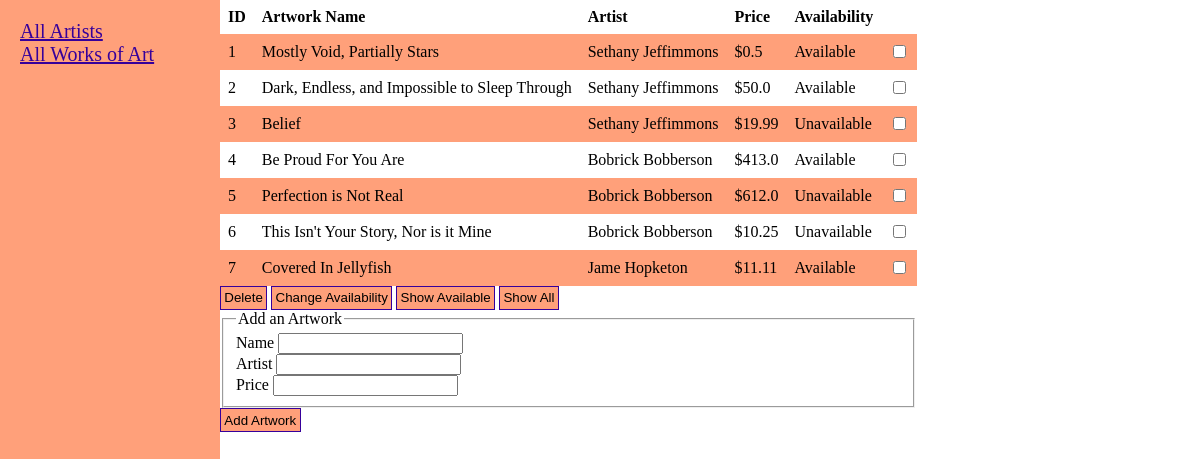
/addart, run on the app's committed database.
### Models.py (models this page shows, shortened)
class Art(Model):
    class Meta:
        database = db
        constraints = [SQL('UNIQUE(name COLLATE NOCASE)')]
    artist = ForeignKeyField(Artist)
    name = CharField()
    price = DoubleField()
    available = BooleanField(default=True)

class Artist(Model):
    class Meta:
        database = db
        constraints = [SQL('UNIQUE(name COLLATE NOCASE)')]
    name = CharField()
    email_address = CharField()

### routes.py (the view, shortened to what this page needs)
@app.route('/', methods=['GET', 'POST'])
@app.route('/art', methods=['GET', 'POST'])
@app.route('/addart', methods=['GET', 'POST'])
def addart():
    form = ArtInputForm()
    art_list = art.get_all_art()
    return render_template('add_art.html', title='AddArt', form=form, art_list=art_list)

### get_info.py
class ArtInputForm(FlaskForm):
    name = StringField('Name', validators=[DataRequired(), Length(max=50)])
    artist = StringField('Artist', validators=[DataRequired(), Length(max=50)])
    price = DecimalField('Price', validators=[DataRequired()])
    submit=SubmitField('Add Artwork')

### art.py (called while the page is built)
def get_all_art():
    query = Art.select()
    return list(query)

### templates/add_art.html (shortened to what this page needs)
{% extends "display_art.html" %}
{% block add_art %}
    <form method="POST" action="">
        <fieldset>
            <legend>Add an Artwork</legend>
            <div>
                {{ form.name.label() }}
                {% if form.name.errors %}
                    {{ form.name() }}
                    <div>
                        {% for error in form.name.errors %}
                            <span>{{ error }}</span>
                        {% endfor %}
                    </div>
                {% else %}
                    {{ form.name() }}
                {% endif %}
            </div>
            <div>
                {{ form.artist.label() }}
                {% if form.artist.errors %}
                    {{ form.artist() }}
                    <div>
                        {% for error in form.artist.errors %}
                            <span>{{ error }}</span>
                        {% endfor %}
                    </div>
                {% else %}
                    {{ form.artist() }}
                {% endif %}
            </div>
            <div>
                {{ form.price.label() }}
                {% if form.price.errors %}
                    {{ form.price() }}
                    <div>
                        {% for error in form.price.errors %}
                            <span>{{ error }}</span>
                        {% endfor %}
                    </div>
            {% else %}
                {{ form.price() }}
            {% endif %}
            </div>
        </fieldset>
        <div>
            {{ form.submit(class_="btn") }}
        </div>
   </form>
{% endblock add_art %}

### templates/display_art.html
{% extends "layout.html" %}
{% block content %}
    <form method="POST" action="/modify_art">
        <table>
            <tr>
                <th>ID</th>
                <th>Artwork Name</th>
                <th>Artist</th>
                <th>Price</th>
                <th>Availability</th>
            </tr>
            {% for art in art_list %}
                <tr>
                    <td>{{art.id}}</td>
                    <td>{{art.name}}</td>
                    <td>{{art.artist.name}}</td>
                    <td>${{art.price}}</td>
                    {% if art.available == True %}
                        <td>Available</td>
                    {% else %}
                        <td>Unavailable</td>
                    {% endif %}
                    <td> <input type="checkbox" value="{{art.id}}" name="selected"> </td>
                </tr>
            {% endfor %}
        </table>
        <button name="submit_button" value="delete" type="Submit"> Delete </button>
        <button value="change" name="submit_button" type="Submit"> Change Availability </button>
        <button name="submit_button" value="show_available" type="Submit"> Show Available </button>
        <button name="submit_button" value="show_all" type="Submit">Show All</button>
    </form>
{% block add_art %}{% endblock add_art %}
{% endblock content %}

### templates/layout.html (shortened to what this page needs)
<!DOCTYPE html>
<html>
    <head>
        <link rel="stylesheet" type="text/css" href="{{ url_for('static', filename='main.css') }}">
    </head>
    <body>
        <div class="page">
            <div class = "sidebar column">
                <div class="sidebar-link"><a href="{{ url_for('addartist') }}">All Artists</a></div>
                <div class="sidebar-link"><a href="{{ url_for('addart') }}">All Works of Art</a></div>
            </div>
            <div class="dummy-column column"> . </div>
            <div class="content column">
                {% block content %}{% endblock %}
            </div>
        </div>
    </body>
</html>

### static/main.css (style rules this page uses)
body { margin: 0; }
.page { box-sizing: border-box; }
.column { float: left; }
.dummy-column { width: 15%; padding: 1em; font-size: 1.25em; }
.sidebar { position: absolute; width: 15%; height: 100%; background-color: lightsalmon; padding: 1em; font-size: 1.25em; font-weight: 500; }
a, a:visited { color: rgb(54, 0, 155); }
table { border-collapse: collapse; width: 100%; }
th, td { text-align: left; padding: .5em; }
tr:nth-child(even) { background-color: lightsalmon; }
button, .btn { padding: .25em; transition-duration: 0.4s; background-color: lightsalmon; border: none; text-align: center; text-decoration: none; display: inline-block; border: 1px solid rgb(54, 0, 155); }

### data on the page
Art: id "1", name "Mostly Void, Partially Stars", artist.name "Sethany Jeffimmons", price "0.5", available "Available"
Art: id "2", name "Dark, Endless, and Impossible to Sleep Through", artist.name "Sethany Jeffimmons", price "50.0", available "Available"
Art: id "3", name "Belief", artist.name "Sethany Jeffimmons", price "19.99", available "Unavailable"
Art: id "4", name "Be Proud For You Are", artist.name "Bobrick Bobberson", price "413.0", available "Available"
Art: id "5", name "Perfection is Not Real", artist.name "Bobrick Bobberson", price "612.0", available "Unavailable"
Art: id "6", name "This Isn't Your Story, Nor is it Mine", artist.name "Bobrick Bobberson", price "10.25", available "Unavailable"
Art: id "7", name "Covered In Jellyfish", artist.name "Jame Hopketon", price "11.11", available "Available"
